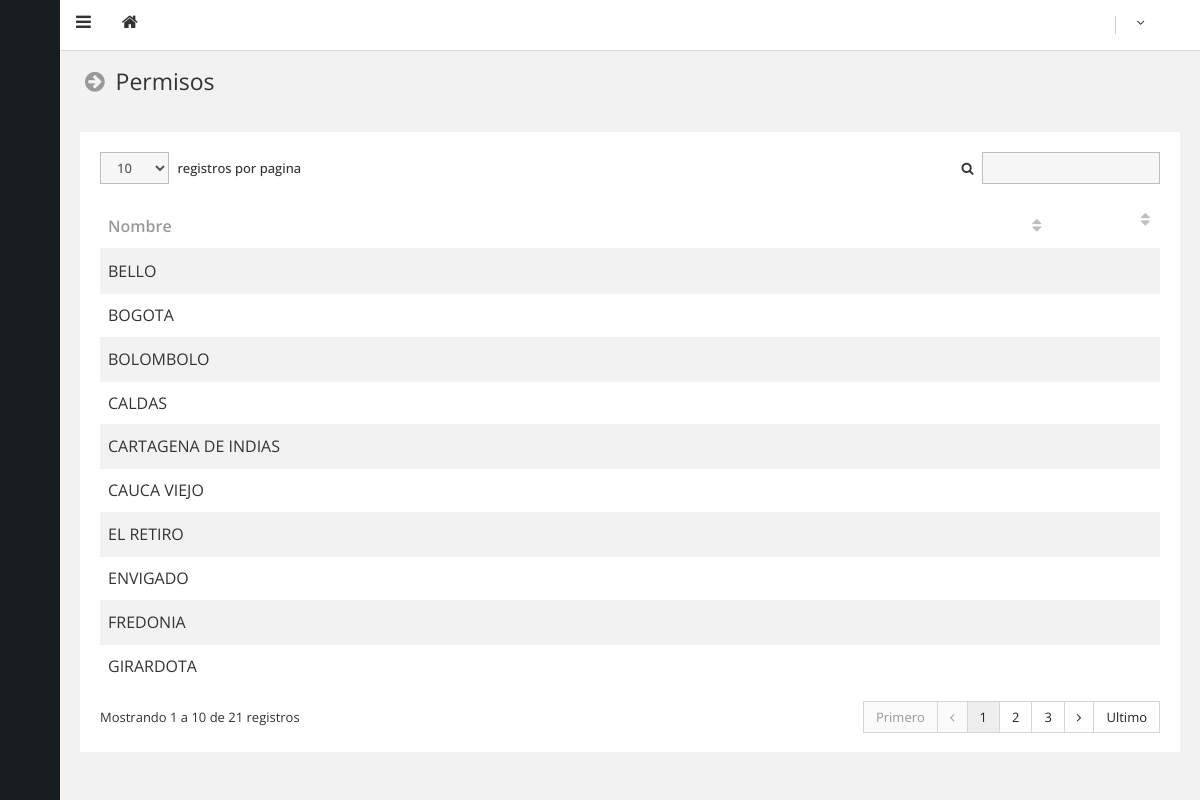
/admin/html/pages/act-ubicacion.php?Idsubmenu=1, run on the app's committed database.
### tables this page shows
CREATE TABLE IF NOT EXISTS `Menusub` (
  `Id` int(11) NOT NULL AUTO_INCREMENT,
  `Idmenu` int(11) NOT NULL,
  `Nombre` varchar(255) NOT NULL,
  `Url` varchar(255) NOT NULL,
  `Pos` int(11) NOT NULL,
  PRIMARY KEY (`Id`)
);

CREATE TABLE IF NOT EXISTS `Ubicacion` (
  `Id` int(11) NOT NULL AUTO_INCREMENT,
  `Nombre` varchar(255) NOT NULL,
  `Muestra` int(11) NOT NULL,
  PRIMARY KEY (`Id`)
);

### admin/html/pages/act-ubicacion.php (the view, shortened to what this page needs)
<?
include("../../includes/conexion.php");
					$queryTITMEN		="SELECT* FROM Menusub WHERE Id = ".$_REQUEST["Idsubmenu"] ;
					$resultTITMEN		=mysql_query($queryTITMEN, $id);
					While($rowTITMEN	=mysql_fetch_array($resultTITMEN))
					{
					$NombreTITMEN		=$rowTITMEN["Nombre"];
					}
					$LineaMenuS			=$NombreTITMEN;
?>
<!DOCTYPE html>
<html lang="en">
	<head>
		<link type="text/css" rel="stylesheet" href="../../assets/css/theme-default/bootstrap.css?1403937764" />
		<link type="text/css" rel="stylesheet" href="../../assets/css/theme-default/boostbox.css?1403937765" />
		<link type="text/css" rel="stylesheet" href="../../assets/css/theme-default/boostbox_responsive.css?1403937765" />
		<link type="text/css" rel="stylesheet" href="../../assets/css/theme-default/font-awesome.min.css?1401481653" />
		<link type="text/css" rel="stylesheet" href="../../assets/css/theme-default/libs/DataTables/jquery.dataTables.css?1403937875" />
		<link type="text/css" rel="stylesheet" href="../../assets/css/theme-default/libs/DataTables/TableTools.css?1403937875" />
		<link type="text/css" rel="stylesheet" href="../../assets/css/theme-default/libs/toastr/toastr.css?1403937848" />
	</head>
	<body>
		<header id="header">
<?
include("../../includes/navbar.php");
?>
		</header>
		<div id="base">
			<div id="sidebar">
			  <div class="sidebar-back"></div>
			  <div class="sidebar-content">
			    <div class="nav-brand"> <a class="main-brand" href="zona.php">
			      </a>
               </div>
				</div>
			</div>
			<div id="content">
				<section>
					<div class="section-header">
						<h3 class="text-standard"><i class="fa fa-fw fa-arrow-circle-right text-gray-light"></i> <?=$LineaMenuS?></h3>
					</div>
					<div class="section-body">
						<div class="row">
							<div class="col-lg-12">
								<div class="box">
									<div class="box-body table-responsive">
										<table id="datatable4" class="table table-striped table-hover">
											<thead>
												<tr>
													<th>Nombre</th>
													<th align="right"></th>
												</tr>
											</thead>
											<tbody>
												<?
												$queryUSERS			="SELECT* FROM Ubicacion where Muestra = 0 Order by Nombre";
                                                $resultUSERS		=mysql_query($queryUSERS, $id);
                                                While($rowUSERS		=mysql_fetch_array($resultUSERS))
                                                {
												$Nombre				=$rowUSERS["Nombre"];
                                                ?>
												<tr class="gradeA">
													<td><?=$Nombre?></td>
													<td class="text-right">
                                                    </td>
												</tr>
                                                <?
												}
												?>
											</tbody>
										</table>
									</div>
								</div>
							</div>
						</div>
					</div>
				</section>
			</div>
		</div>
	</body>
</html>

### admin/assets/css/theme-default/boostbox_responsive.css (style rules this page uses)
@media (min-width: 481px) and (max-width: 1200px) { body:not(.sidebar-expanded) #content { display: block; } }
@media (min-width: 481px) and (max-width: 1200px) { body:not(.sidebar-expanded) #sidebar { width: 60px; } }
@media (min-width: 481px) and (max-width: 1200px) { body:not(.sidebar-expanded) #header { left: 60px; } }
@media (min-width: 481px) and (max-width: 1200px) { body:not(.sidebar-expanded) .sidebar-back { width: 60px; } }

### data on the page
menusub: Nombre "Permisos"
ubicacion: Nombre "BELLO"
ubicacion: Nombre "BOGOTA"
ubicacion: Nombre "BOLOMBOLO"
ubicacion: Nombre "CALDAS"
ubicacion: Nombre "CARTAGENA DE INDIAS"
ubicacion: Nombre "CAUCA VIEJO"
ubicacion: Nombre "EL RETIRO"
ubicacion: Nombre "ENVIGADO"
ubicacion: Nombre "FREDONIA"
ubicacion: Nombre "GIRARDOTA"
